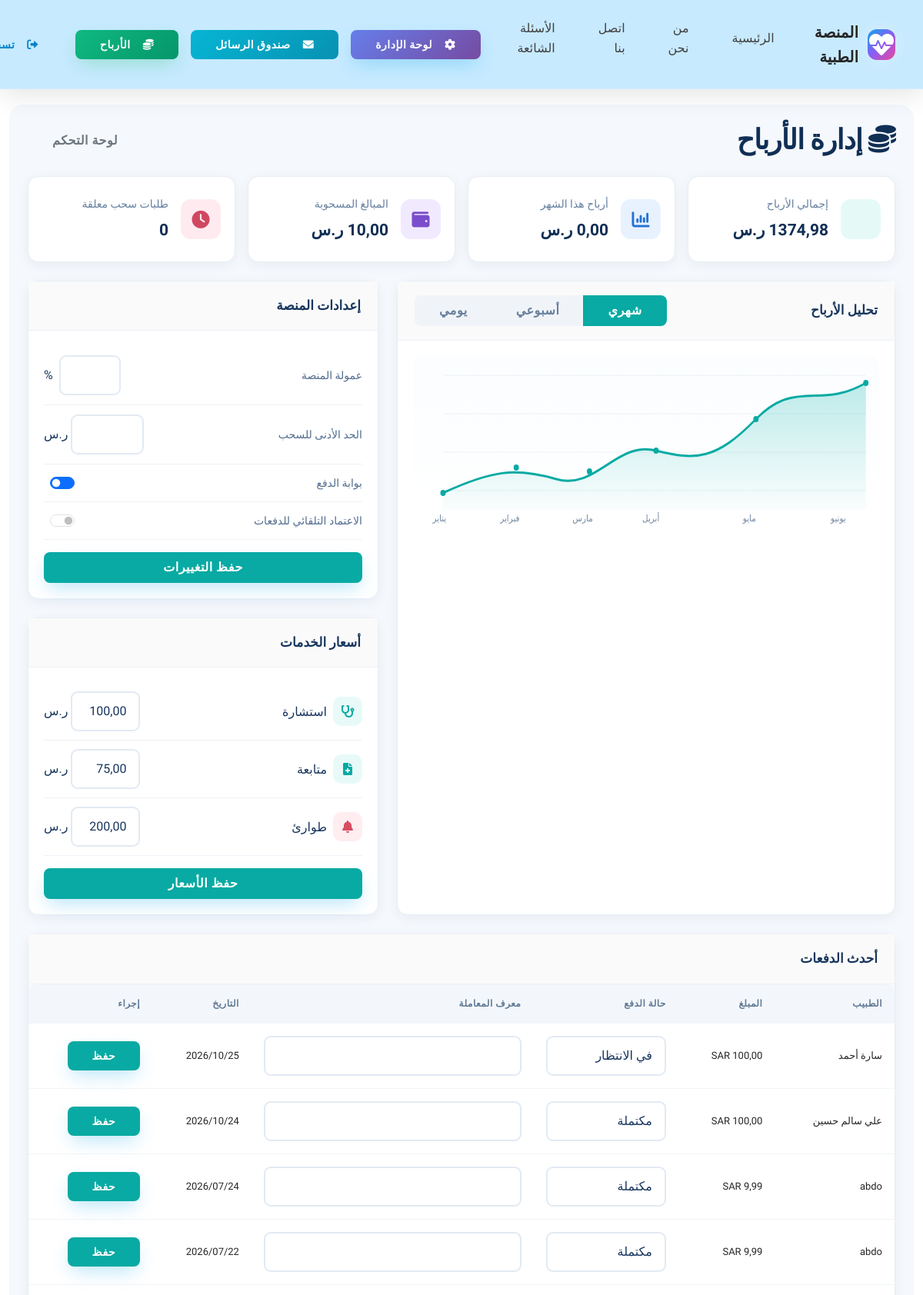
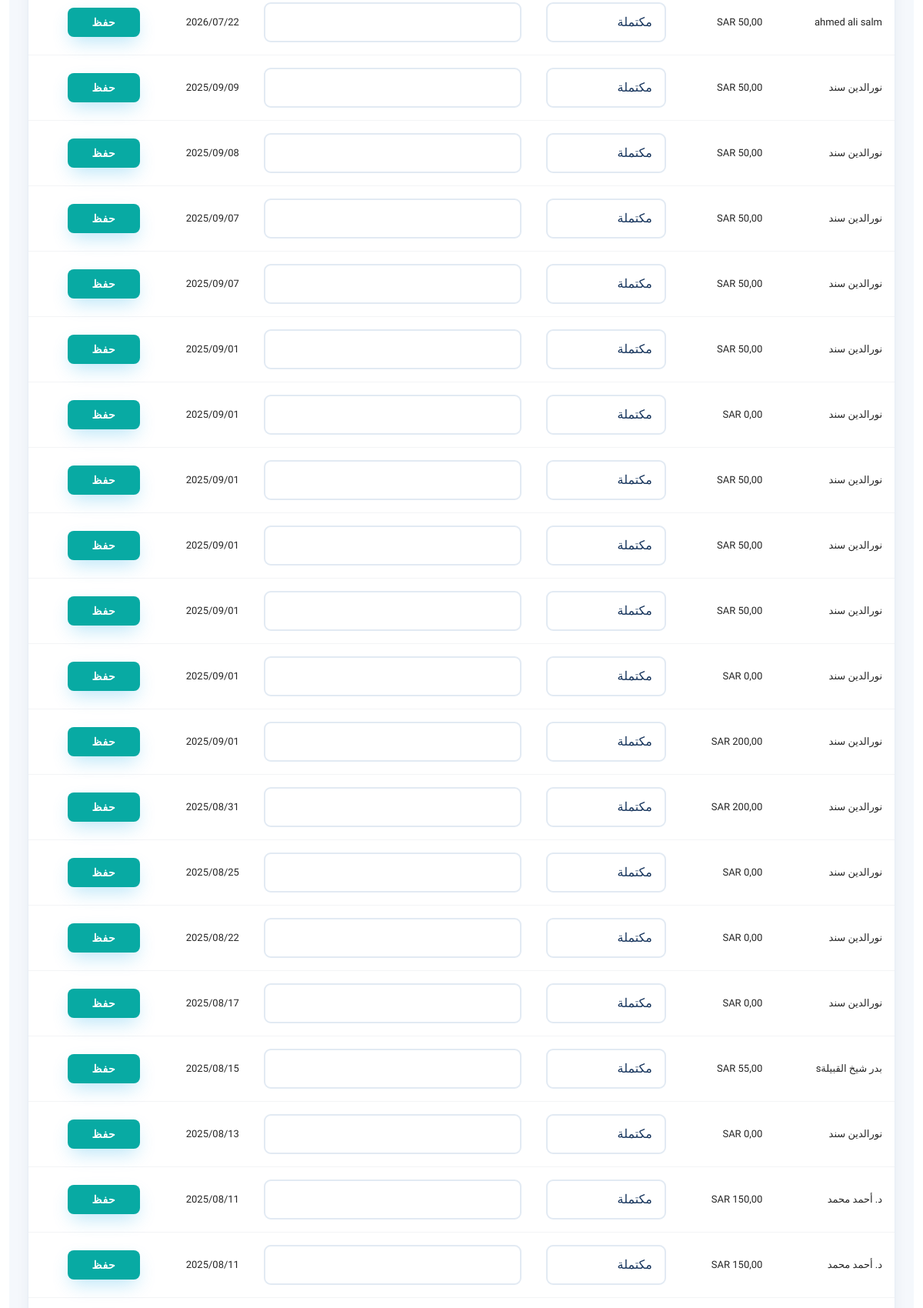
/admin-panel/earnings/ (signed in, upper part), run on the app's committed database (2 pictures, top to bottom).
### payments/models.py (models this page shows, shortened)
class PlatformSettings(models.Model):
    platform_commission_rate = models.DecimalField(max_digits=5, decimal_places=2, default=60.00)  # نسبة عمولة المنصة
    minimum_withdrawal_amount = models.DecimalField(max_digits=8, decimal_places=2, default=100.00)
    default_consultation_fee = models.DecimalField(max_digits=8, decimal_places=2, default=100.00)
    default_follow_up_fee = models.DecimalField(max_digits=8, decimal_places=2, default=75.00)
    default_emergency_fee = models.DecimalField(max_digits=8, decimal_places=2, default=200.00)
    payment_gateway_enabled = models.BooleanField(default=True)
    auto_approve_payments = models.BooleanField(default=False)
    updated_at = models.DateTimeField(auto_now=True)
    class Meta:
        verbose_name = 'إعدادات المنصة'
        verbose_name_plural = 'إعدادات المنصة'

class Payment(models.Model):
    PAYMENT_STATUS = (
        ('pending', 'في الانتظار'),
        ('processing', 'قيد المعالجة'),
        ('completed', 'مكتمل'),
        ('failed', 'فشل'),
        ('cancelled', 'ملغي'),
        ('refunded', 'مسترد'),
    )
    PAYMENT_PURPOSE = (
        ('consultation', 'استشارة طبية'),
        ('prescription', 'وصفة طبية'),
        ('follow_up', 'متابعة'),
        ('emergency', 'طوارئ'),
        ('subscription', 'اشتراك'),
    )
    payment_id = models.CharField(max_length=50, unique=True)  # معرف الدفع الفريد
    user = models.ForeignKey(User, on_delete=models.CASCADE, related_name='payments')
    case = models.ForeignKey(MedicalCase, on_delete=models.CASCADE, related_name='payments', null=True, blank=True)
    doctor = models.ForeignKey(Doctor, on_delete=models.CASCADE, related_name='received_payments', null=True, blank=True)
    amount = models.DecimalField(max_digits=10, decimal_places=2)
    currency = models.CharField(max_length=3, default='SAR')  # ريال سعودي
    payment_method = models.ForeignKey(PaymentMethod, on_delete=models.SET_NULL, null=True, blank=True)
    payment_purpose = models.CharField(max_length=20, choices=PAYMENT_PURPOSE, default='consultation')
    status = models.CharField(max_length=20, choices=PAYMENT_STATUS, default='pending')
    transaction_id = models.CharField(max_length=100, blank=True)  # معرف المعاملة من بوابة الدفع
    description = models.TextField(blank=True)
    notes = models.TextField(blank=True)
    created_at = models.DateTimeField(auto_now_add=True)
    updated_at = models.DateTimeField(auto_now=True)
    paid_at = models.DateTimeField(null=True, blank=True)
    earnings_distributed = models.BooleanField(default=False)
    class Meta:
        verbose_name = 'دفعة'
        verbose_name_plural = 'الدفعات'
        ordering = ['-created_at']

### doctors/models.py (models this page shows, shortened)
class Doctor(models.Model):
    SPECIALIZATION_CHOICES = (
        ('general', 'طب عام'),
        ('cardiology', 'أمراض القلب'),
        ('dermatology', 'الأمراض الجلدية'),
        ('neurology', 'الأمراض العصبية'),
        ('orthopedics', 'العظام'),
        ('pediatrics', 'طب الأطفال'),
        ('psychiatry', 'الطب النفسي'),
        ('gynecology', 'أمراض النساء'),
        ('urology', 'المسالك البولية'),
        ('ophthalmology', 'طب العيون'),
        ('ent', 'الأنف والأذن والحنجرة'),
        ('dentistry', 'طب الأسنان'),
    )
    STATUS_CHOICES = (
        ('pending', 'قيد المراجعة'),
        ('approved', 'مقبول'),
        ('rejected', 'مرفوض'),
    )
    user = models.OneToOneField(User, on_delete=models.CASCADE)
    specialization = models.CharField(max_length=20, choices=SPECIALIZATION_CHOICES)
    license_number = models.CharField(max_length=50, unique=True)
    license_image = models.ImageField(upload_to='doctor_licenses/')
    country = models.CharField(max_length=50)
    bio = models.TextField()
    experience_years = models.PositiveIntegerField(default=0)
    consultation_fee = models.DecimalField(max_digits=10, decimal_places=2, default=100.00, verbose_name="رسوم الاستشارة")
    emergency_fee = models.DecimalField(max_digits=10, decimal_places=2, default=200.00, verbose_name="رسوم الطوارئ")
    follow_up_fee = models.DecimalField(max_digits=10, decimal_places=2, default=75.00, verbose_name="رسوم المتابعة")
    currency = models.CharField(max_length=3, default='SAR', verbose_name="العملة")
    accepts_insurance = models.BooleanField(default=False, verbose_name="يقبل التأمين")
    rating = models.DecimalField(max_digits=3, decimal_places=2, default=0.00)
    total_reviews = models.PositiveIntegerField(default=0)
    status = models.CharField(max_length=10, choices=STATUS_CHOICES, default='pending')
    is_available = models.BooleanField(default=True)
    preferred_language = models.CharField(max_length=2, choices=[('ar', 'العربية'), ('en', 'English')], default='ar', verbose_name="اللغة المفضلة")
    created_at = models.DateTimeField(auto_now_add=True)
    updated_at = models.DateTimeField(auto_now=True)
    class Meta:
        verbose_name = 'طبيب'
        verbose_name_plural = 'الأطباء'

### accounts/models.py (models this page shows, shortened)
class CustomUser(AbstractUser):
    USER_TYPE_CHOICES = (
        ('patient', 'مريض'),
        ('doctor', 'طبيب'),
        ('admin', 'مشرف'),
    )
    user_type = models.CharField(max_length=10, choices=USER_TYPE_CHOICES, default='patient')
    phone_number = models.CharField(max_length=15, blank=True, null=True)
    profile_picture = models.ImageField(upload_to='profile_pics/', blank=True, null=True)
    is_verified = models.BooleanField(default=False)
    created_at = models.DateTimeField(auto_now_add=True)
    updated_at = models.DateTimeField(auto_now=True)

### admin_panel/views/__init__.py (the view, shortened to what this page needs)
# urls.py: path('earnings/', views.EarningsManagementView.as_view(), name='earnings'),
class EarningsManagementView(AdminRequiredMixin, TemplateView):
    template_name = 'admin_panel/earnings.html'
    def get_context_data(self, **kwargs):
        context = super().get_context_data(**kwargs)
        context['earnings_rows'] = DoctorEarnings.objects.select_related(
            'doctor__user'
        ).order_by('-total_earnings')
        context['payments'] = Payment.objects.select_related(
            'user', 'doctor__user', 'case'
        ).order_by('-created_at')[:50]
        context['withdrawals'] = WithdrawalRequest.objects.select_related(
            'doctor__user'
        ).order_by('-requested_at')[:50]
        context['payment_methods'] = PaymentMethod.objects.select_related(
            'user'
        ).order_by('-created_at')[:50]
        context['settings'] = PlatformSettings.objects.first()
        context['total_revenue'] = Payment.objects.filter(
            status='completed'
        ).aggregate(total=Sum('amount'))['total'] or 0
        context['total_doctor_earnings'] = DoctorEarnings.objects.aggregate(
            total=Sum('total_earnings')
        )['total'] or 0
        context['total_available_balance'] = DoctorEarnings.objects.aggregate(
            total=Sum('available_balance')
        )['total'] or 0
        context['total_withdrawn'] = DoctorEarnings.objects.aggregate(
            total=Sum('withdrawn_amount')
        )['total'] or 0
        now = timezone.now()
        context['monthly_revenue'] = Payment.objects.filter(
            status='completed',
            created_at__year=now.year,
            created_at__month=now.month,
        ).aggregate(total=Sum('amount'))['total'] or 0
        context['pending_withdrawals'] = WithdrawalRequest.objects.filter(
            status='pending'
        ).count()
        return context

### templates/admin_panel/earnings.html (shortened to what this page needs)
{% extends 'base.html' %}
{% load i18n %}
{% block content %}
<div class="container-fluid py-4">
    <div class="earnings-page" dir="rtl">
        <div class="d-flex justify-content-between align-items-center mb-4">
            <h2 class="earnings-title mb-0"><i class="fas fa-coins me-2"></i>إدارة الأرباح</h2>
            <a href="{% url 'admin_panel:dashboard' %}" class="btn btn-outline-secondary">لوحة التحكم</a>
        </div>
        <div class="row g-3 mb-4">
            <div class="col-12 col-sm-6 col-xl-3"><div class="panel summary-card summary-green"><div class="summary-icon"></div><div><div class="summary-label">إجمالي الأرباح</div><div class="summary-value">{{ total_revenue|floatformat:2 }} ر.س</div></div></div></div>
            <div class="col-12 col-sm-6 col-xl-3"><div class="panel summary-card summary-blue"><div class="summary-icon"><i class="fas fa-chart-column"></i></div><div><div class="summary-label">أرباح هذا الشهر</div><div class="summary-value">{{ monthly_revenue|floatformat:2 }} ر.س</div></div></div></div>
            <div class="col-12 col-sm-6 col-xl-3"><div class="panel summary-card summary-purple"><div class="summary-icon"><i class="fas fa-wallet"></i></div><div><div class="summary-label">المبالغ المسحوبة</div><div class="summary-value">{{ total_withdrawn|floatformat:2 }} ر.س</div></div></div></div>
            <div class="col-12 col-sm-6 col-xl-3"><div class="panel summary-card summary-red"><div class="summary-icon"><i class="fas fa-clock"></i></div><div><div class="summary-label">طلبات سحب معلقة</div><div class="summary-value">{{ pending_withdrawals }}</div></div></div></div>
        </div>
        <div class="row g-4 mb-4">
            <div class="col-lg-7">
                <div class="panel h-100">
                    <div class="panel-header d-flex justify-content-between align-items-center">
                        <span>تحليل الأرباح</span>
                        <div class="chart-tabs btn-group btn-group-sm"><button class="btn active" type="button">شهري</button><button class="btn" type="button">أسبوعي</button><button class="btn" type="button">يومي</button></div>
                    </div>
                    <div class="panel-body"><div class="chart-wrap">
                        <svg viewBox="0 0 700 220" preserveAspectRatio="none" aria-label="تحليل الأرباح">
                            <g fill="#7187a1" font-size="12"><text x="50" y="215">يناير</text><text x="160" y="215">فبراير</text><text x="270" y="215">مارس</text><text x="370" y="215">أبريل</text><text x="515" y="215">مايو</text><text x="650" y="215">يونيو</text></g>
                        </svg>
                    </div></div>
                </div>
            </div>
            <div class="col-lg-5">
                <div class="row g-4">
                    <div class="col-md-6 col-lg-12"><div class="panel"><div class="panel-header">إعدادات المنصة</div><div class="panel-body">
                        <form method="post">
                            <div class="setting-row"><span class="setting-name">عمولة المنصة</span><span class="d-flex align-items-center gap-2"><input class="form-control form-control-sm" style="width:80px" type="number" step=".01" min="0" max="100" name="platform_commission_rate" value="{{ settings.platform_commission_rate|default:60 }}">%</span></div>
                            <div class="setting-row"><span class="setting-name">الحد الأدنى للسحب</span><span class="d-flex align-items-center gap-1"><input class="form-control form-control-sm" style="width:95px" type="number" step=".01" min="0" name="minimum_withdrawal_amount" value="{{ settings.minimum_withdrawal_amount|default:100 }}"> ر.س</span></div>
                            <div class="setting-row"><span class="setting-name">بوابة الدفع</span><label class="form-check form-switch mb-0"><input class="form-check-input" type="checkbox" name="payment_gateway_enabled" {% if settings.payment_gateway_enabled %}checked{% endif %}></label></div>
                            <div class="setting-row"><span class="setting-name">الاعتماد التلقائي للدفعات</span><label class="form-check form-switch mb-0"><input class="form-check-input" type="checkbox" name="auto_approve_payments" {% if settings.auto_approve_payments %}checked{% endif %}></label></div>
                            <button class="btn btn-primary w-100 mt-3">حفظ التغييرات</button>
                        </form>
                    </div></div></div>
                    <div class="col-md-6 col-lg-12"><div class="panel"><div class="panel-header">أسعار الخدمات</div><div class="panel-body">
                        <form method="post">
                            <div class="service-row"><span class="d-flex align-items-center gap-2"><span class="service-icon"><i class="fas fa-stethoscope"></i></span>استشارة</span><span><input class="form-control form-control-sm d-inline-block" style="width:90px" name="default_consultation_fee" value="{{ settings.default_consultation_fee|default:100 }}"> ر.س</span></div>
                            <div class="service-row"><span class="d-flex align-items-center gap-2"><span class="service-icon"><i class="fas fa-file-medical"></i></span>متابعة</span><span><input class="form-control form-control-sm d-inline-block" style="width:90px" name="default_follow_up_fee" value="{{ settings.default_follow_up_fee|default:50 }}"> ر.س</span></div>
                            <div class="service-row"><span class="d-flex align-items-center gap-2"><span class="service-icon emergency"><i class="fas fa-bell"></i></span>طوارئ</span><span><input class="form-control form-control-sm d-inline-block" style="width:90px" name="default_emergency_fee" value="{{ settings.default_emergency_fee|default:200 }}"> ر.س</span></div>
                            <button class="btn btn-primary w-100 mt-3">حفظ الأسعار</button>
                        </form>
                    </div></div></div>
                </div>
            </div>
        </div>
        <div class="panel mb-4">
            <div class="panel-header">أحدث الدفعات</div>
            <div class="table-responsive"><table class="table"><thead><tr><th>الطبيب</th><th>المبلغ</th><th>حالة الدفع</th><th>معرف المعاملة</th><th>التاريخ</th><th>إجراء</th></tr></thead><tbody>
            {% for payment in payments %}
            <tr><form method="post"><td>{% if payment.doctor %}{{ payment.doctor.user.get_full_name|default:payment.doctor.user.username }}{% else %}{{ payment.user.username }}{% endif %}</td><td>{{ payment.amount }} {{ payment.currency }}</td><td><select class="form-select form-select-sm" name="status"><option value="pending" {% if payment.status == 'pending' %}selected{% endif %}>في الانتظار</option><option value="completed" {% if payment.status == 'completed' %}selected{% endif %}>مكتملة</option></select></td><td><input class="form-control form-control-sm" name="transaction_id" value="{{ payment.transaction_id }}"></td><td>{{ payment.created_at|date:"Y/m/d" }}</td><td><button class="btn btn-sm btn-primary">حفظ</button></td></form></tr>
            {% empty %}<tr><td colspan="6" class="text-center py-4">لا توجد دفعات.</td></tr>{% endfor %}</tbody></table></div>
        </div>
    </div>
</div>
{% endblock %}

### data on the page
PlatformSettings: payment_gateway_enabled "☑", default_consultation_fee "100,00", default_follow_up_fee "75,00", default_emergency_fee "200,00"
Payment: doctor.user.get_full_name "سارة أحمد", currency "SAR", status "في الانتظار", created_at "2026/10/25"
Payment: doctor.user.get_full_name "علي سالم حسين", currency "SAR", status "مكتملة", created_at "2026/10/24"
Payment: doctor.user.get_full_name "abdo", amount "9,99", currency "SAR", status "مكتملة", created_at "2026/07/24"
Payment: doctor.user.get_full_name "abdo", amount "9,99", currency "SAR", status "مكتملة", created_at "2026/07/22"
Payment: doctor.user.get_full_name "ahmed ali salm", currency "SAR", status "مكتملة", created_at "2026/07/22"
Payment: doctor.user.get_full_name "نورالدين سند", currency "SAR", status "مكتملة", created_at "2025/09/09"
Payment: doctor.user.get_full_name "نورالدين سند", currency "SAR", status "مكتملة", created_at "2025/09/08"
Payment: doctor.user.get_full_name "نورالدين سند", currency "SAR", status "مكتملة", created_at "2025/09/07"
Payment: doctor.user.get_full_name "نورالدين سند", currency "SAR", status "مكتملة", created_at "2025/09/07"
Payment: doctor.user.get_full_name "نورالدين سند", currency "SAR", status "مكتملة", created_at "2025/09/01"
Payment: doctor.user.get_full_name "نورالدين سند", amount "0,00", currency "SAR", status "مكتملة", created_at "2025/09/01"
Payment: doctor.user.get_full_name "نورالدين سند", currency "SAR", status "مكتملة", created_at "2025/09/01"
Payment: doctor.user.get_full_name "نورالدين سند", currency "SAR", status "مكتملة", created_at "2025/09/01"
Payment: doctor.user.get_full_name "نورالدين سند", currency "SAR", status "مكتملة", created_at "2025/09/01"
Payment: doctor.user.get_full_name "نورالدين سند", amount "0,00", currency "SAR", status "مكتملة", created_at "2025/09/01"
Payment: doctor.user.get_full_name "نورالدين سند", currency "SAR", status "مكتملة", created_at "2025/09/01"
Payment: doctor.user.get_full_name "نورالدين سند", currency "SAR", status "مكتملة", created_at "2025/08/31"
Payment: doctor.user.get_full_name "نورالدين سند", amount "0,00", currency "SAR", status "مكتملة", created_at "2025/08/25"
Payment: doctor.user.get_full_name "نورالدين سند", amount "0,00", currency "SAR", status "مكتملة", created_at "2025/08/22"
Payment: doctor.user.get_full_name "نورالدين سند", amount "0,00", currency "SAR", status "مكتملة", created_at "2025/08/17"
Payment: doctor.user.get_full_name "بدر شيخ القبيلةs", currency "SAR", status "مكتملة", created_at "2025/08/15"
Payment: doctor.user.get_full_name "نورالدين سند", amount "0,00", currency "SAR", status "مكتملة", created_at "2025/08/13"
Payment: doctor.user.get_full_name "د. أحمد محمد", currency "SAR", status "مكتملة", created_at "2025/08/11"
Payment: doctor.user.get_full_name "د. أحمد محمد", currency "SAR", status "مكتملة", created_at "2025/08/11"

### other printed values
{{ pending_withdrawals }} "0"
